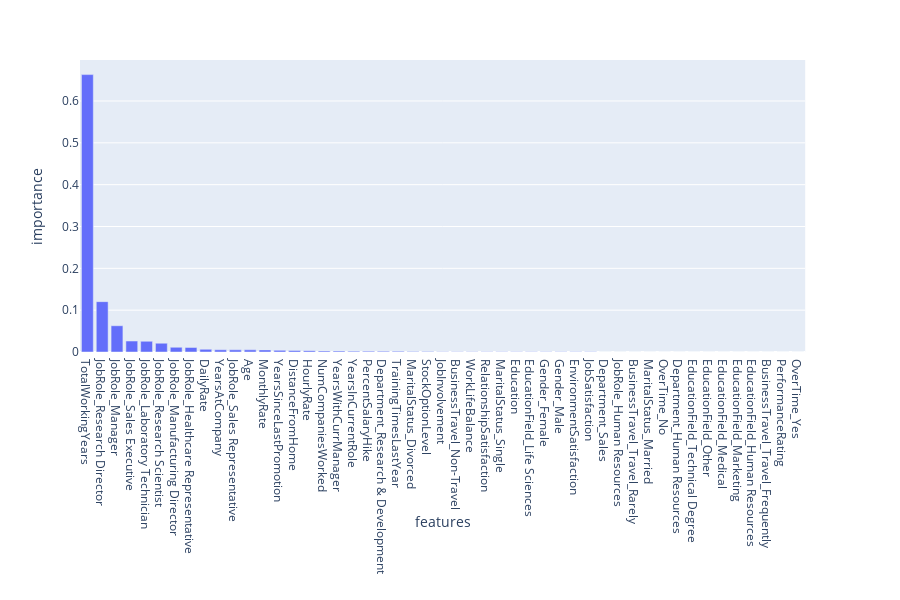

Notebook source saved alongside this figure:
### Code cell
# plot the feature importance
feature_importance.sort_values(by='importance', ascending=False, inplace=True)
fig = px.bar(feature_importance, x="features", y="importance")

fig.show()

### Figure 1 — Plotly figure (JSON) as saved in the notebook; plotly's stock layout.template omitted (floating-point values rounded to 4 significant figures)
{"data": [{"alignmentgroup": "True", "hoverlabel": {"namelength": 0}, "hovertemplate": "features=%{x}<br>importance=%{y}", "legendgroup": "", "marker": {"color": "#636efa"}, "name": "", "offsetgroup": "", "orientation": "v", "showlegend": false, "textposition": "auto", "type": "bar", "x": ["TotalWorkingYears", "JobRole_Research Director", "JobRole_Manager", "JobRole_Sales Executive", "JobRole_Laboratory Technician", "JobRole_Research Scientist", "JobRole_Manufacturing Director", "JobRole_Healthcare Representative", "DailyRate", "YearsAtCompany", "JobRole_Sales Representative", "Age", "MonthlyRate", "YearsSinceLastPromotion", "DistanceFromHome", "HourlyRate", "NumCompaniesWorked", "YearsWithCurrManager", "YearsInCurrentRole", "PercentSalaryHike", "Department_Research & Development", "TrainingTimesLastYear", "MaritalStatus_Divorced", "StockOptionLevel", "JobInvolvement", "BusinessTravel_Non-Travel", "WorkLifeBalance", "RelationshipSatisfaction", "MaritalStatus_Single", "Education", "EducationField_Life Sciences", "Gender_Female", "Gender_Male", "EnvironmentSatisfaction", "JobSatisfaction", "Department_Sales", "JobRole_Human Resources", "BusinessTravel_Travel_Rarely", "MaritalStatus_Married", "OverTime_No", "Department_Human Resources", "EducationField_Technical Degree", "EducationField_Other", "EducationField_Medical", "EducationField_Marketing", "EducationField_Human Resources", "BusinessTravel_Travel_Frequently", "PerformanceRating", "OverTime_Yes"], "xaxis": "x", "y": [0.6631, 0.1204, 0.06278, 0.02618, 0.02561, 0.02099, 0.01126, 0.01088, 0.006457, 0.005273, 0.00522, 0.005171, 0.005009, 0.003918, 0.003549, 0.003148, 0.002373, 0.002133, 0.002025, 0.001976, 0.001693, 0.001625, 0.001233, 0.001111, 0.0008292, 0.0007802, 0.0007568, 0.0006434, 0.0005754, 0.0005621, 0.0005221, 0.0005018, 0.0003941, 0.000389, 0.000381, 0.0002353, 0.0002287, 0.0001575, 0, 0, 0, 0, 0, 0, 0, 0, 0, 0, 0], "yaxis": "y"}], "layout": {"barmode": "relative", "height": 600, "legend": {"tracegroupgap": 0}, "margin": {"t": 60}, "xaxis": {"anchor": "y", "domain": [0, 0.98], "title": {"text": "features"}}, "yaxis": {"anchor": "x", "domain": [0, 1], "title": {"text": "importance"}}}}
